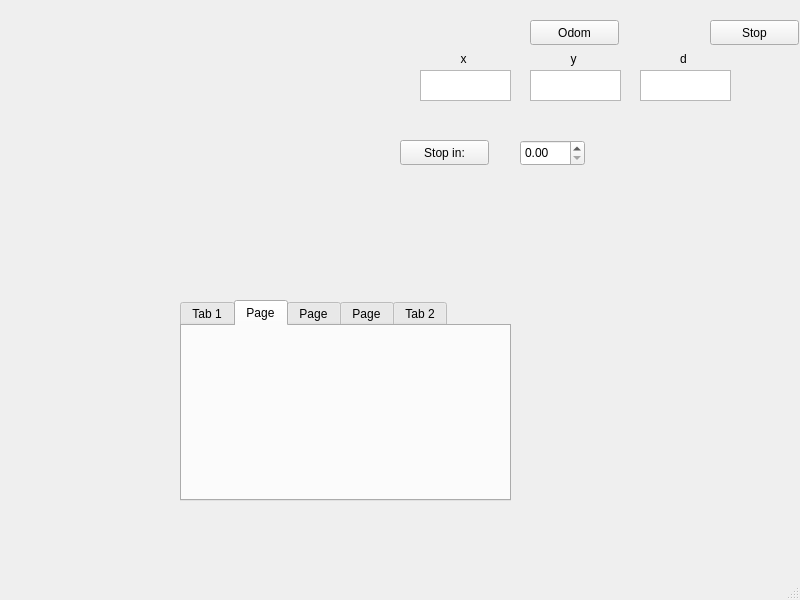
<?xml version="1.0" encoding="UTF-8"?>
<ui version="4.0">
 <class>MainWindow</class>
 <widget class="QMainWindow" name="MainWindow">
  <property name="geometry">
   <rect>
    <x>0</x>
    <y>0</y>
    <width>800</width>
    <height>600</height>
   </rect>
  </property>
  <property name="windowTitle">
   <string>MainWindow</string>
  </property>
  <widget class="QWidget" name="centralwidget">
   <widget class="QPushButton" name="startButton">
    <property name="geometry">
     <rect>
      <x>530</x>
      <y>20</y>
      <width>89</width>
      <height>25</height>
     </rect>
    </property>
    <property name="text">
     <string>Odom</string>
    </property>
   </widget>
   <widget class="QPushButton" name="stopButton">
    <property name="geometry">
     <rect>
      <x>710</x>
      <y>20</y>
      <width>89</width>
      <height>25</height>
     </rect>
    </property>
    <property name="text">
     <string>Stop</string>
    </property>
   </widget>
   <widget class="QTextBrowser" name="xOdom">
    <property name="geometry">
     <rect>
      <x>420</x>
      <y>70</y>
      <width>91</width>
      <height>31</height>
     </rect>
    </property>
   </widget>
   <widget class="QLabel" name="label">
    <property name="geometry">
     <rect>
      <x>430</x>
      <y>50</y>
      <width>67</width>
      <height>17</height>
     </rect>
    </property>
    <property name="text">
     <string>x</string>
    </property>
    <property name="alignment">
     <set>Qt::AlignCenter</set>
    </property>
   </widget>
   <widget class="QLabel" name="label_2">
    <property name="geometry">
     <rect>
      <x>540</x>
      <y>50</y>
      <width>67</width>
      <height>17</height>
     </rect>
    </property>
    <property name="text">
     <string>y</string>
    </property>
    <property name="alignment">
     <set>Qt::AlignCenter</set>
    </property>
   </widget>
   <widget class="QTextBrowser" name="yOdom">
    <property name="geometry">
     <rect>
      <x>530</x>
      <y>70</y>
      <width>91</width>
      <height>31</height>
     </rect>
    </property>
   </widget>
   <widget class="QLabel" name="label_3">
    <property name="geometry">
     <rect>
      <x>650</x>
      <y>50</y>
      <width>67</width>
      <height>17</height>
     </rect>
    </property>
    <property name="text">
     <string>d</string>
    </property>
    <property name="alignment">
     <set>Qt::AlignCenter</set>
    </property>
   </widget>
   <widget class="QTextBrowser" name="dOdom">
    <property name="geometry">
     <rect>
      <x>640</x>
      <y>70</y>
      <width>91</width>
      <height>31</height>
     </rect>
    </property>
   </widget>
   <widget class="QDoubleSpinBox" name="LineEdit">
    <property name="geometry">
     <rect>
      <x>520</x>
      <y>140</y>
      <width>65</width>
      <height>26</height>
     </rect>
    </property>
   </widget>
   <widget class="QTabWidget" name="danh">
    <property name="geometry">
     <rect>
      <x>180</x>
      <y>300</y>
      <width>331</width>
      <height>201</height>
     </rect>
    </property>
    <property name="currentIndex">
     <number>1</number>
    </property>
    <widget class="QWidget" name="tab">
     <attribute name="title">
      <string>Tab 1</string>
     </attribute>
    </widget>
    <widget class="QWidget" name="tab_5">
     <attribute name="title">
      <string>Page</string>
     </attribute>
    </widget>
    <widget class="QWidget" name="tab_6">
     <attribute name="title">
      <string>Page</string>
     </attribute>
    </widget>
    <widget class="QWidget" name="tab_7">
     <attribute name="title">
      <string>Page</string>
     </attribute>
    </widget>
    <widget class="QWidget" name="tab_2">
     <attribute name="title">
      <string>Tab 2</string>
     </attribute>
    </widget>
   </widget>
   <widget class="QPushButton" name="StopIn">
    <property name="geometry">
     <rect>
      <x>400</x>
      <y>140</y>
      <width>89</width>
      <height>25</height>
     </rect>
    </property>
    <property name="text">
     <string>Stop in:</string>
    </property>
   </widget>
   <zorder>danh</zorder>
   <zorder>startButton</zorder>
   <zorder>stopButton</zorder>
   <zorder>xOdom</zorder>
   <zorder>label</zorder>
   <zorder>label_2</zorder>
   <zorder>yOdom</zorder>
   <zorder>label_3</zorder>
   <zorder>dOdom</zorder>
   <zorder>LineEdit</zorder>
   <zorder>StopIn</zorder>
  </widget>
  <widget class="QMenuBar" name="menubar">
   <property name="geometry">
    <rect>
     <x>0</x>
     <y>0</y>
     <width>800</width>
     <height>22</height>
    </rect>
   </property>
  </widget>
  <widget class="QStatusBar" name="statusbar"/>
 </widget>
 <resources/>
 <connections/>
</ui>
